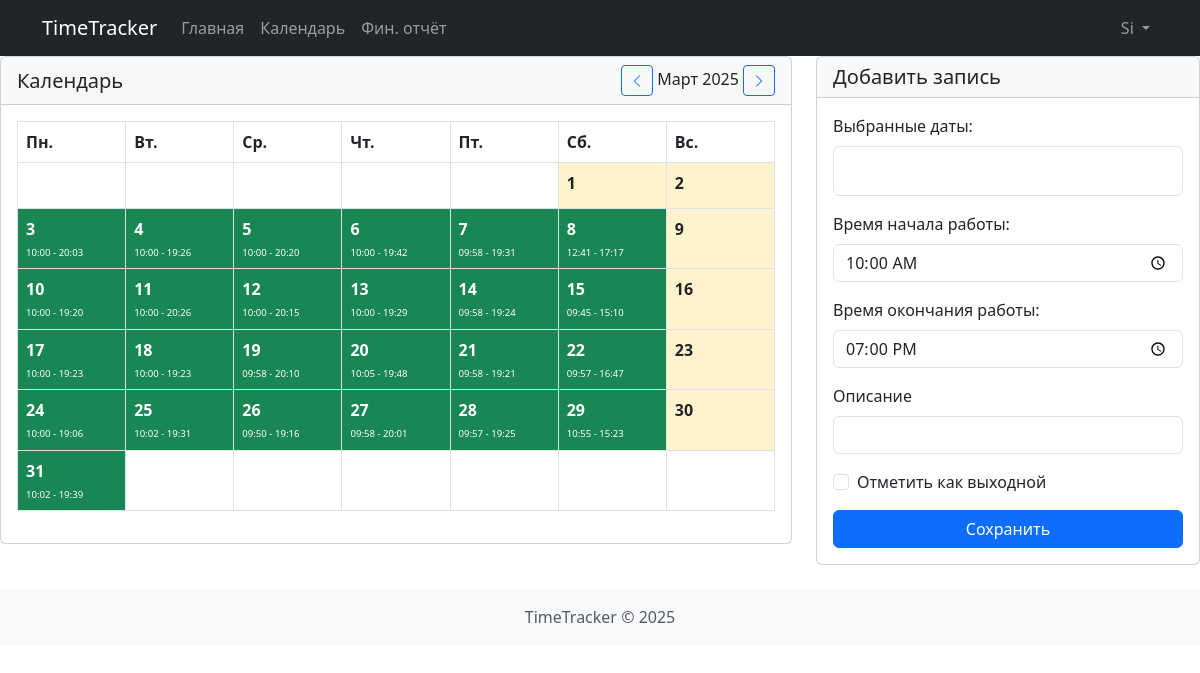
/dashboard.php?month=3&year=2025 (signed in), run on the app's committed database.
### tables this page shows
CREATE TABLE IF NOT EXISTS `timetrack_time_entries` (
  `id` int NOT NULL AUTO_INCREMENT,
  `user_id` int NOT NULL,
  `date` date NOT NULL,
  `start_time` time NOT NULL,
  `end_time` time NOT NULL,
  `created_at` timestamp NULL DEFAULT CURRENT_TIMESTAMP,
  `is_holiday` tinyint(1) DEFAULT '0',
  `description` varchar(255) DEFAULT NULL,
  `type` enum('work','day_off') DEFAULT 'work',
  PRIMARY KEY (`id`),
  KEY `user_id` (`user_id`),
  CONSTRAINT `timetrack_time_entries_ibfk_1` FOREIGN KEY (`user_id`) REFERENCES `timetrack_users` (`id`) ON DELETE CASCADE
);

CREATE TABLE IF NOT EXISTS `timetrack_users` (
  `id` int NOT NULL AUTO_INCREMENT,
  `login` varchar(50) NOT NULL,
  `password` varchar(255) NOT NULL,
  `first_name` varchar(50) DEFAULT NULL,
  `last_name` varchar(50) DEFAULT NULL,
  `stage` varchar(50) DEFAULT NULL,
  `description` text,
  `role` enum('admin','manager','employee') NOT NULL,
  `hourly_rate` decimal(10,2) NOT NULL DEFAULT '0.00',
  `created_at` timestamp NULL DEFAULT CURRENT_TIMESTAMP,
  `work_start` time NOT NULL DEFAULT '10:00:00',
  `work_end` time NOT NULL DEFAULT '19:00:00',
  `payer` varchar(255) DEFAULT NULL,
  `note` text,
  PRIMARY KEY (`id`),
  UNIQUE KEY `login` (`login`)
);

### dashboard.php (the view, shortened to what this page needs)
<?php
require_once 'config.php';
require_once 'includes/header.php';
$month = isset($_GET['month']) ? (int)$_GET['month'] : (int)date('m');
$year = isset($_GET['year']) ? (int)$_GET['year'] : (int)date('Y');
$first_day = mktime(0, 0, 0, $month, 1, $year);
$number_days = date('t', $first_day);
$first_day_of_week = date('N', $first_day);
$stmt = $pdo->prepare("
    SELECT date, start_time, end_time, is_holiday ,description
    FROM timetrack_time_entries
    WHERE user_id = ?
    AND MONTH(date) = ?
    AND YEAR(date) = ?
");
$stmt->execute([$_SESSION['user_id'], $month, $year]);
$time_entries = $stmt->fetchAll(PDO::FETCH_ASSOC);
$entries = [];
foreach ($time_entries as $entry) {
    $entries[$entry['date']] = $entry;
}
$id=$_SESSION['user_id'];
$stmt = $pdo->query("SELECT t.* FROM timetrack_users t
where t.id=$id
");
$users = $stmt->fetchAll();
?>
<div class="row mb-4">
    <div class="col-md-8">
        <div class="card">
            <div class="card-header d-flex justify-content-between align-items-center">
                <h5 class="card-title mb-0">Календарь</h5>
                <div>
                    <a href="?month=<?php echo $month-1; ?>&year=<?php echo $year; ?>" class="btn btn-sm btn-outline-primary">
                        <i class="bi bi-chevron-left"></i>
                    </a>
<?php
$months = [
    'January' => 'Январь',
    'February' => 'Февраль',
    'March' => 'Март',
    'April' => 'Апрель',
    'May' => 'Май',
    'June' => 'Июнь',
    'July' => 'Июль',
    'August' => 'Август',
    'September' => 'Сентябрь',
    'October' => 'Октябрь',
    'November' => 'Ноябрь',
    'December' => 'Декабрь'
];
$date = date('F Y', $first_day);
$translated_date = strtr($date, $months);
echo $translated_date;
?>
                    <a href="?month=<?php echo $month+1; ?>&year=<?php echo $year; ?>" class="btn btn-sm btn-outline-primary">
                        <i class="bi bi-chevron-right"></i>
                    </a>
                </div>
            </div>
            <div class="card-body">
                <div class="table-responsive">
                    <table class="table table-bordered">
                        <thead>
                            <tr>
                                <th>Пн.</th>
                                <th>Вт.</th>
                                <th>Ср.</th>
                                <th>Чт.</th>
                                <th>Пт.</th>
                                <th>Сб.</th>
                                <th>Вс.</th>
                            </tr>
                        </thead>
                        <tbody>
                            <?php
                            $day = 1;
                            for ($i = 0; $i < 6; $i++) {
                                echo "<tr>";
                                for ($j = 1; $j <= 7; $j++) {
                                    if ($i === 0 && $j < $first_day_of_week) {
                                        echo "<td></td>";
                                    } else if ($day > $number_days) {
                                        echo "<td></td>";
                                    } else {
                                        $current_date = date('Y-m-d', mktime(0, 0, 0, $month, $day, $year));
                                        $has_entry = isset($entries[$current_date]);
                                        $is_holiday = $has_entry && $entries[$current_date]['is_holiday'];
                                        if($has_entry && $entries[$current_date]['description'])
                                        $entry_description= $entries[$current_date]['description'];
                                        else
                                        $entry_description='';
                                        $is_weekend = $j >= 6;
                                        $class = $is_holiday ? 'bg-danger text-white' : ($has_entry ? 'bg-success text-white' : '');
                                        $class .= $is_weekend ? ' weekend' : '';
                                        echo "<td title='".$entry_description."' class='$class calendar-day' data-date='$current_date'>";
                                        echo "<div class='day-number'>$day</div>";
                                        if ($has_entry && !$is_holiday) {
                                            echo "<div class='time-entry text-white'>";
                                            echo date('H:i', strtotime($entries[$current_date]['start_time']));
                                            echo " - ";
                                            echo date('H:i', strtotime($entries[$current_date]['end_time']));
                                            echo "</div>";
                                        } else if ($is_holiday) {
                                            echo "<div class='time-entry text-white'>Выходной</div>";
                                            echo "<button class='delete-btn btn btn-sm btn-outline-light' onclick='deleteEntry(\"$current_date\")'>×</button>";
                                        }
                                        echo "</td>";
                                        $day++;
                                    }
                                }
                                echo "</tr>";
                                if ($day > $number_days) break;
                            }
                            ?>
                        </tbody>
                    </table>
                </div>
            </div>
        </div>
    </div>
    <div class="col-md-4">
        <div class="card">
            <div class="card-header">
                <h5 class="card-title mb-0">Добавить запись</h5>
            </div>
            <div class="card-body">
                <form method="POST" action="" id="timeEntryForm">
                    <div class="mb-3">
                        <label for="date" class="form-label">Выбранные даты:</label>
                        <div id="selectedDates" class="form-control" style="min-height: 50px; max-height: 100px; overflow-y: auto;"></div>
                    </div>
                    <div class="mb-3">
                        <label for="start_time" class="form-label">Время начала работы:</label>
                        <input type="time" class="form-control" id="start_time" name="start_time" value="<?php echo $users[0]['work_start']?>" required>
                    </div>
                    <div class="mb-3">
                        <label for="end_time" class="form-label">Время окончания работы:</label>
                        <input type="time" class="form-control" id="end_time" name="end_time" value="<?php echo $users[0]['work_end']?>" required>
                    </div>
                    <div class="mb-3">
                        <label for="end_time" class="form-label">Описание</label>
                        <input type="text" max="255"class="form-control" id="description" name="description" value="">
                    </div>
                    <div class="mb-3">
                        <div class="form-check">
                            <input class="form-check-input" type="checkbox" id="is_holiday" name="is_holiday">
                            <label class="form-check-label" for="is_holiday">
                                Отметить как выходной
                            </label>
                        </div>
                    </div>
                    <button type="submit" class="btn btn-primary w-100">Сохранить</button>
                </form>
            </div>
        </div>
    </div>
</div>
<?php require_once 'includes/footer.php'; ?>

### dashboard.php (style rules this page uses)
.calendar-day { position: relative; transition: all 0.2s ease; min-height: 10px; height: 10px; padding: 5px; }
.calendar-day.weekend { background-color: #fff3cd; }
.calendar-day.bg-success { background-color: #198754 !important; }
.calendar-day .day-number { font-weight: bold; margin-bottom: 5px; }
.calendar-day .time-entry { font-size: 0.6em; white-space: nowrap; overflow: hidden; text-overflow: ellipsis; max-width: 100%; }
.table-bordered td { vertical-align: top; }
.table-bordered { table-layout: fixed; }
.table-bordered td { width: 14.28%; }

### data on the page
timetrack_time_entries: start_time "10:00", end_time "20:03"
timetrack_time_entries: start_time "10:00", end_time "19:26"
timetrack_time_entries: start_time "10:00", end_time "20:20"
timetrack_time_entries: start_time "10:00", end_time "19:42"
timetrack_time_entries: start_time "09:58", end_time "19:31"
timetrack_time_entries: start_time "12:41", end_time "17:17"
timetrack_time_entries: start_time "10:00", end_time "19:20"
timetrack_time_entries: start_time "10:00", end_time "20:26"
timetrack_time_entries: start_time "10:00", end_time "20:15"
timetrack_time_entries: start_time "10:00", end_time "19:29"
timetrack_time_entries: start_time "09:58", end_time "19:24"
timetrack_time_entries: start_time "09:45", end_time "15:10"
timetrack_time_entries: start_time "10:00", end_time "19:23"
timetrack_time_entries: start_time "10:00", end_time "19:23"
timetrack_time_entries: start_time "09:58", end_time "20:10"
timetrack_time_entries: start_time "10:05", end_time "19:48"
timetrack_time_entries: start_time "09:58", end_time "19:21"
timetrack_time_entries: start_time "09:57", end_time "16:47"
timetrack_time_entries: start_time "10:00", end_time "19:06"
timetrack_time_entries: start_time "10:02", end_time "19:31"
timetrack_time_entries: start_time "09:50", end_time "19:16"
timetrack_time_entries: start_time "09:58", end_time "20:01"
timetrack_time_entries: start_time "09:57", end_time "19:25"
timetrack_time_entries: start_time "10:55", end_time "15:23"
timetrack_time_entries: start_time "10:02", end_time "19:39"
timetrack_users: start_time "10:00:00", end_time "19:00:00"

### other printed values
APP_NAME "TimeTracker"
$_SESSION['login'] "Si"
$translated_date "Март 2025"
